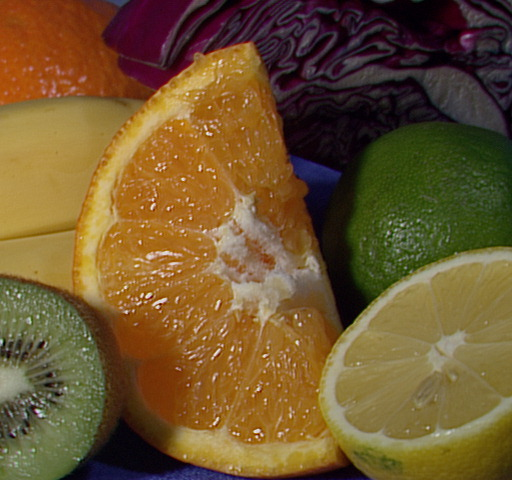
#> input picture project/Introductory projects/05-Edge Detection/FinalCanny/fruits.jpg, 512 x 480 px
$ python Canny.py   (older library calls are emulated)
#> lines starting #> are read from the running program, lines starting #| are printed output that depends on the picture
import cv2
import numpy as np
from matplotlib import pyplot as plt

img = cv2.imread("fruits.jpg", cv2.IMREAD_GRAYSCALE)  # Read image
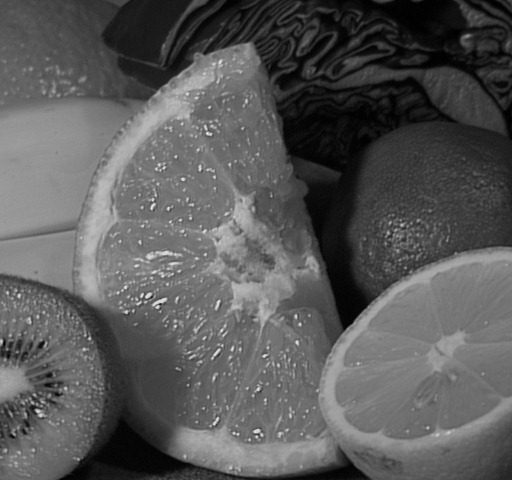
#> img: shape (480, 512); min 0, max 238, mean 88.7

lap = cv2.Laplacian(img, cv2.CV_64F, ksize=3)
lap = np.uint8(np.absolute(lap))
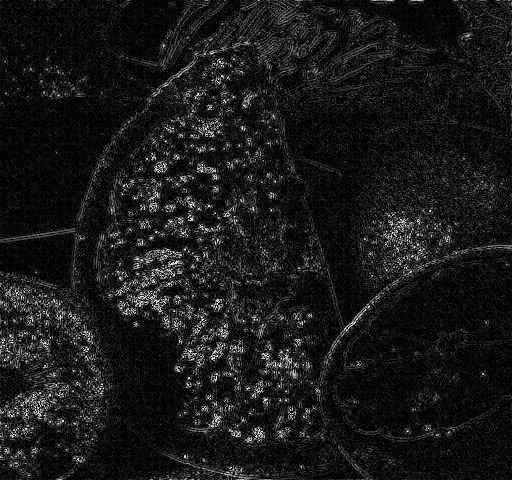
#> lap: shape (480, 512); min 0, max 254, mean 25.4
sobelX = cv2.Sobel(img, cv2.CV_64F, 1, 0)
sobelY = cv2.Sobel(img, cv2.CV_64F, 0, 1)
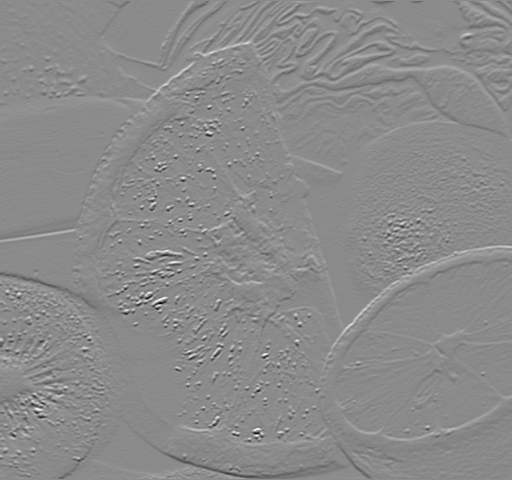
#> sobelY: shape (480, 512) float64; min -664, max 554, mean 0.3; drawn with min black and max white
sobelX = np.uint8(np.absolute(sobelX))
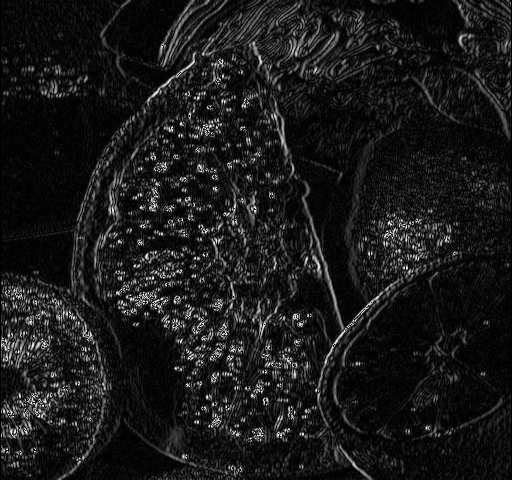
#> sobelX: shape (480, 512); min 0, max 255, mean 25.8
sobelY = np.uint8(np.absolute(sobelY))
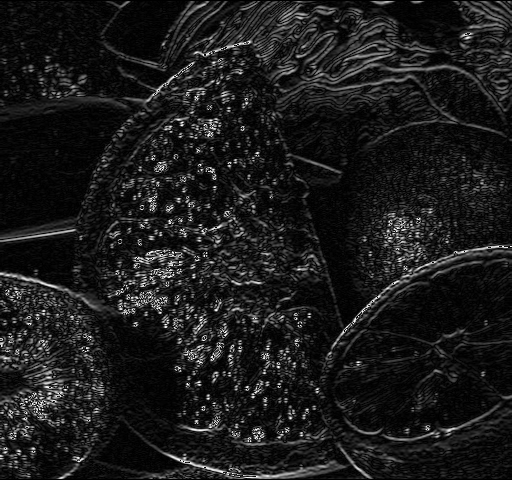
#> sobelY: shape (480, 512); min 0, max 255, mean 27.2

canny = cv2.Canny(img, 100, 200)
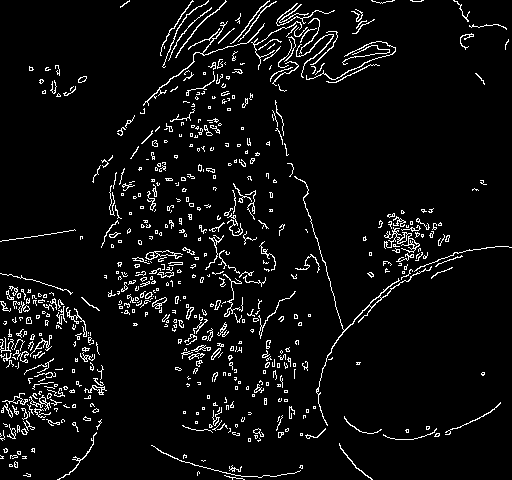
#> canny: shape (480, 512); 5.6% white in thin lines or dots

result = cv2.bitwise_or(sobelX, sobelY)
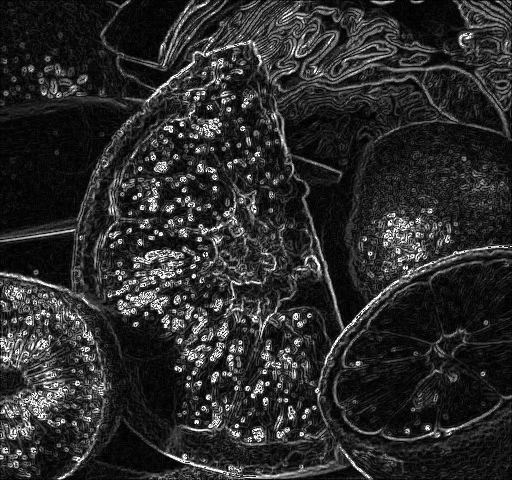
#> result: shape (480, 512); min 0, max 255, mean 43.6

title = ['image', 'Laplacian', 'sobelX', 'sobelY', 'sobelcombined', 'canny']
image = [img, lap, sobelX, sobelY, result, canny]

for i in range(6):
    plt.subplot(2, 3, i + 1), plt.imshow(image[i], 'BrBG_r')
    plt.title(title[i])
    plt.xticks([]), plt.yticks([])  # coordinate with ruler


plt.show()
cv2.waitKey(0)
cv2.destroyAllWindows()
